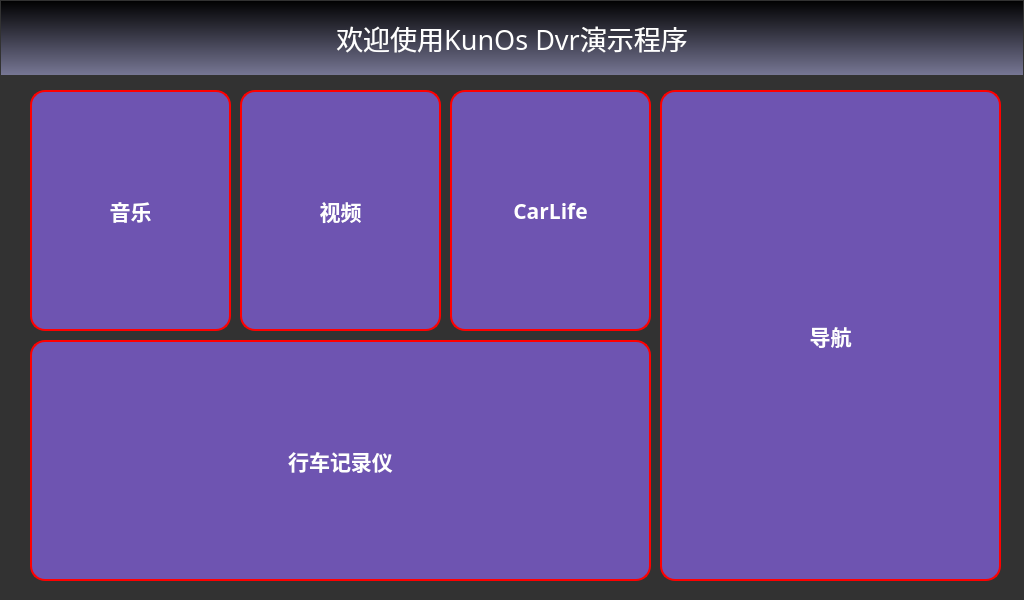
<?xml version="1.0" encoding="UTF-8"?>
<ui version="4.0">
 <class>MainDesk</class>
 <widget class="QWidget" name="MainDesk">
  <property name="geometry">
   <rect>
    <x>0</x>
    <y>0</y>
    <width>1024</width>
    <height>600</height>
   </rect>
  </property>
  <property name="minimumSize">
   <size>
    <width>1024</width>
    <height>600</height>
   </size>
  </property>
  <property name="maximumSize">
   <size>
    <width>1024</width>
    <height>600</height>
   </size>
  </property>
  <property name="windowTitle">
   <string>MainDesk</string>
  </property>
  <property name="styleSheet">
   <string notr="true">QWidget{
    border: 1px solid rgb(50, 50, 50);
    background: rgb(50, 50, 50);
}</string>
  </property>
  <widget class="QLabel" name="titleLabel">
   <property name="geometry">
    <rect>
     <x>0</x>
     <y>0</y>
     <width>1024</width>
     <height>76</height>
    </rect>
   </property>
   <property name="minimumSize">
    <size>
     <width>1024</width>
     <height>76</height>
    </size>
   </property>
   <property name="maximumSize">
    <size>
     <width>1024</width>
     <height>76</height>
    </size>
   </property>
   <property name="font">
    <font>
     <family>微软雅黑</family>
     <pointsize>20</pointsize>
     <kerning>false</kerning>
    </font>
   </property>
   <property name="styleSheet">
    <string notr="true">background-color: rgb(67, 67, 67);
background-color: qlineargradient(spread:pad, x1:0, y1:0, x2:0, y2:1, stop:0 rgba(0, 0, 0, 255), stop:1 rgba(120, 120, 150, 255));</string>
   </property>
   <property name="text">
    <string>&lt;html&gt;&lt;head/&gt;&lt;body&gt;&lt;p&gt;&lt;span style=&quot; color:#ffffff;&quot;&gt;欢迎使用KunOs Dvr演示程序&lt;/span&gt;&lt;/p&gt;&lt;/body&gt;&lt;/html&gt;</string>
   </property>
   <property name="textFormat">
    <enum>Qt::AutoText</enum>
   </property>
   <property name="scaledContents">
    <bool>false</bool>
   </property>
   <property name="alignment">
    <set>Qt::AlignCenter</set>
   </property>
   <property name="margin">
    <number>0</number>
   </property>
  </widget>
  <widget class="QToolButton" name="DvrButton">
   <property name="geometry">
    <rect>
     <x>30</x>
     <y>340</y>
     <width>621</width>
     <height>241</height>
    </rect>
   </property>
   <property name="palette">
    <palette>
     <active>
      <colorrole role="WindowText">
       <brush brushstyle="SolidPattern">
        <color alpha="255">
         <red>255</red>
         <green>255</green>
         <blue>255</blue>
        </color>
       </brush>
      </colorrole>
      <colorrole role="Button">
       <brush brushstyle="SolidPattern">
        <color alpha="255">
         <red>110</red>
         <green>84</green>
         <blue>177</blue>
        </color>
       </brush>
      </colorrole>
      <colorrole role="Text">
       <brush brushstyle="SolidPattern">
        <color alpha="255">
         <red>255</red>
         <green>255</green>
         <blue>255</blue>
        </color>
       </brush>
      </colorrole>
      <colorrole role="ButtonText">
       <brush brushstyle="SolidPattern">
        <color alpha="255">
         <red>255</red>
         <green>255</green>
         <blue>255</blue>
        </color>
       </brush>
      </colorrole>
      <colorrole role="Base">
       <brush brushstyle="SolidPattern">
        <color alpha="255">
         <red>110</red>
         <green>84</green>
         <blue>177</blue>
        </color>
       </brush>
      </colorrole>
      <colorrole role="Window">
       <brush brushstyle="SolidPattern">
        <color alpha="255">
         <red>110</red>
         <green>84</green>
         <blue>177</blue>
        </color>
       </brush>
      </colorrole>
     </active>
     <inactive>
      <colorrole role="WindowText">
       <brush brushstyle="SolidPattern">
        <color alpha="255">
         <red>255</red>
         <green>255</green>
         <blue>255</blue>
        </color>
       </brush>
      </colorrole>
      <colorrole role="Button">
       <brush brushstyle="SolidPattern">
        <color alpha="255">
         <red>110</red>
         <green>84</green>
         <blue>177</blue>
        </color>
       </brush>
      </colorrole>
      <colorrole role="Text">
       <brush brushstyle="SolidPattern">
        <color alpha="255">
         <red>255</red>
         <green>255</green>
         <blue>255</blue>
        </color>
       </brush>
      </colorrole>
      <colorrole role="ButtonText">
       <brush brushstyle="SolidPattern">
        <color alpha="255">
         <red>255</red>
         <green>255</green>
         <blue>255</blue>
        </color>
       </brush>
      </colorrole>
      <colorrole role="Base">
       <brush brushstyle="SolidPattern">
        <color alpha="255">
         <red>110</red>
         <green>84</green>
         <blue>177</blue>
        </color>
       </brush>
      </colorrole>
      <colorrole role="Window">
       <brush brushstyle="SolidPattern">
        <color alpha="255">
         <red>110</red>
         <green>84</green>
         <blue>177</blue>
        </color>
       </brush>
      </colorrole>
     </inactive>
     <disabled>
      <colorrole role="WindowText">
       <brush brushstyle="SolidPattern">
        <color alpha="255">
         <red>255</red>
         <green>255</green>
         <blue>255</blue>
        </color>
       </brush>
      </colorrole>
      <colorrole role="Button">
       <brush brushstyle="SolidPattern">
        <color alpha="255">
         <red>110</red>
         <green>84</green>
         <blue>177</blue>
        </color>
       </brush>
      </colorrole>
      <colorrole role="Text">
       <brush brushstyle="SolidPattern">
        <color alpha="255">
         <red>255</red>
         <green>255</green>
         <blue>255</blue>
        </color>
       </brush>
      </colorrole>
      <colorrole role="ButtonText">
       <brush brushstyle="SolidPattern">
        <color alpha="255">
         <red>255</red>
         <green>255</green>
         <blue>255</blue>
        </color>
       </brush>
      </colorrole>
      <colorrole role="Base">
       <brush brushstyle="SolidPattern">
        <color alpha="255">
         <red>110</red>
         <green>84</green>
         <blue>177</blue>
        </color>
       </brush>
      </colorrole>
      <colorrole role="Window">
       <brush brushstyle="SolidPattern">
        <color alpha="255">
         <red>110</red>
         <green>84</green>
         <blue>177</blue>
        </color>
       </brush>
      </colorrole>
     </disabled>
    </palette>
   </property>
   <property name="font">
    <font>
     <family>微软雅黑</family>
     <pointsize>16</pointsize>
     <weight>75</weight>
     <italic>false</italic>
     <bold>true</bold>
    </font>
   </property>
   <property name="focusPolicy">
    <enum>Qt::NoFocus</enum>
   </property>
   <property name="contextMenuPolicy">
    <enum>Qt::NoContextMenu</enum>
   </property>
   <property name="styleSheet">
    <string notr="true">QToolButton{
color:rgba(255,255,255,255);
background-color:rgb(110, 84, 177);
border:none;
padding-top:55px;
padding-bottom:55px;
border:2px solid red;
border-radius:15px;
}
QToolButton:pressed{
	background-color: rgb(7, 255, 139);
}
QToolButton:hover{
	background-color: rgb(7, 255, 139);
}
QToolButton:released{
	background-color:rgb(110, 84, 177);
}</string>
   </property>
   <property name="text">
    <string>行车记录仪</string>
   </property>
   <property name="icon">
    <iconset>
     <normalon>:/images/cameraIcons/videoCamera_1.png</normalon>
    </iconset>
   </property>
   <property name="iconSize">
    <size>
     <width>90</width>
     <height>90</height>
    </size>
   </property>
   <property name="autoExclusive">
    <bool>false</bool>
   </property>
   <property name="popupMode">
    <enum>QToolButton::InstantPopup</enum>
   </property>
   <property name="toolButtonStyle">
    <enum>Qt::ToolButtonTextUnderIcon</enum>
   </property>
   <property name="autoRaise">
    <bool>false</bool>
   </property>
  </widget>
  <widget class="QToolButton" name="musicButton">
   <property name="geometry">
    <rect>
     <x>30</x>
     <y>90</y>
     <width>201</width>
     <height>241</height>
    </rect>
   </property>
   <property name="palette">
    <palette>
     <active>
      <colorrole role="WindowText">
       <brush brushstyle="SolidPattern">
        <color alpha="255">
         <red>255</red>
         <green>255</green>
         <blue>255</blue>
        </color>
       </brush>
      </colorrole>
      <colorrole role="Button">
       <brush brushstyle="SolidPattern">
        <color alpha="255">
         <red>110</red>
         <green>84</green>
         <blue>177</blue>
        </color>
       </brush>
      </colorrole>
      <colorrole role="Text">
       <brush brushstyle="SolidPattern">
        <color alpha="255">
         <red>255</red>
         <green>255</green>
         <blue>255</blue>
        </color>
       </brush>
      </colorrole>
      <colorrole role="ButtonText">
       <brush brushstyle="SolidPattern">
        <color alpha="255">
         <red>255</red>
         <green>255</green>
         <blue>255</blue>
        </color>
       </brush>
      </colorrole>
      <colorrole role="Base">
       <brush brushstyle="SolidPattern">
        <color alpha="255">
         <red>110</red>
         <green>84</green>
         <blue>177</blue>
        </color>
       </brush>
      </colorrole>
      <colorrole role="Window">
       <brush brushstyle="SolidPattern">
        <color alpha="255">
         <red>110</red>
         <green>84</green>
         <blue>177</blue>
        </color>
       </brush>
      </colorrole>
     </active>
     <inactive>
      <colorrole role="WindowText">
       <brush brushstyle="SolidPattern">
        <color alpha="255">
         <red>255</red>
         <green>255</green>
         <blue>255</blue>
        </color>
       </brush>
      </colorrole>
      <colorrole role="Button">
       <brush brushstyle="SolidPattern">
        <color alpha="255">
         <red>110</red>
         <green>84</green>
         <blue>177</blue>
        </color>
       </brush>
      </colorrole>
      <colorrole role="Text">
       <brush brushstyle="SolidPattern">
        <color alpha="255">
         <red>255</red>
         <green>255</green>
         <blue>255</blue>
        </color>
       </brush>
      </colorrole>
      <colorrole role="ButtonText">
       <brush brushstyle="SolidPattern">
        <color alpha="255">
         <red>255</red>
         <green>255</green>
         <blue>255</blue>
        </color>
       </brush>
      </colorrole>
      <colorrole role="Base">
       <brush brushstyle="SolidPattern">
        <color alpha="255">
         <red>110</red>
         <green>84</green>
         <blue>177</blue>
        </color>
       </brush>
      </colorrole>
      <colorrole role="Window">
       <brush brushstyle="SolidPattern">
        <color alpha="255">
         <red>110</red>
         <green>84</green>
         <blue>177</blue>
        </color>
       </brush>
      </colorrole>
     </inactive>
     <disabled>
      <colorrole role="WindowText">
       <brush brushstyle="SolidPattern">
        <color alpha="255">
         <red>255</red>
         <green>255</green>
         <blue>255</blue>
        </color>
       </brush>
      </colorrole>
      <colorrole role="Button">
       <brush brushstyle="SolidPattern">
        <color alpha="255">
         <red>110</red>
         <green>84</green>
         <blue>177</blue>
        </color>
       </brush>
      </colorrole>
      <colorrole role="Text">
       <brush brushstyle="SolidPattern">
        <color alpha="255">
         <red>255</red>
         <green>255</green>
         <blue>255</blue>
        </color>
       </brush>
      </colorrole>
      <colorrole role="ButtonText">
       <brush brushstyle="SolidPattern">
        <color alpha="255">
         <red>255</red>
         <green>255</green>
         <blue>255</blue>
        </color>
       </brush>
      </colorrole>
      <colorrole role="Base">
       <brush brushstyle="SolidPattern">
        <color alpha="255">
         <red>110</red>
         <green>84</green>
         <blue>177</blue>
        </color>
       </brush>
      </colorrole>
      <colorrole role="Window">
       <brush brushstyle="SolidPattern">
        <color alpha="255">
         <red>110</red>
         <green>84</green>
         <blue>177</blue>
        </color>
       </brush>
      </colorrole>
     </disabled>
    </palette>
   </property>
   <property name="font">
    <font>
     <family>微软雅黑</family>
     <pointsize>16</pointsize>
     <weight>75</weight>
     <italic>false</italic>
     <bold>true</bold>
    </font>
   </property>
   <property name="focusPolicy">
    <enum>Qt::NoFocus</enum>
   </property>
   <property name="contextMenuPolicy">
    <enum>Qt::NoContextMenu</enum>
   </property>
   <property name="styleSheet">
    <string notr="true">QToolButton{
color:rgba(255,255,255,255);
background-color:rgb(110, 84, 177);
border:none;
padding-top:55px;
padding-bottom:55px;
border:2px solid red;
border-radius:15px;
}
QToolButton:pressed{
	background-color: rgb(7, 255, 139);
}
QToolButton:hover{
	background-color: rgb(7, 255, 139);
}
QToolButton:released{
	background-color:rgb(110, 84, 177);
}</string>
   </property>
   <property name="text">
    <string>音乐</string>
   </property>
   <property name="icon">
    <iconset>
     <normalon>:/images/maindeskIcon/music_pressed(1).png</normalon>
     <activeon>:/images/maindeskIcon/music_normal.png</activeon>
     <selectedon>:/images/maindeskIcon/music_normal.png</selectedon>
    </iconset>
   </property>
   <property name="iconSize">
    <size>
     <width>90</width>
     <height>90</height>
    </size>
   </property>
   <property name="autoExclusive">
    <bool>false</bool>
   </property>
   <property name="popupMode">
    <enum>QToolButton::InstantPopup</enum>
   </property>
   <property name="toolButtonStyle">
    <enum>Qt::ToolButtonTextUnderIcon</enum>
   </property>
   <property name="autoRaise">
    <bool>false</bool>
   </property>
  </widget>
  <widget class="QToolButton" name="videoButton">
   <property name="geometry">
    <rect>
     <x>240</x>
     <y>90</y>
     <width>201</width>
     <height>241</height>
    </rect>
   </property>
   <property name="palette">
    <palette>
     <active>
      <colorrole role="WindowText">
       <brush brushstyle="SolidPattern">
        <color alpha="255">
         <red>255</red>
         <green>255</green>
         <blue>255</blue>
        </color>
       </brush>
      </colorrole>
      <colorrole role="Button">
       <brush brushstyle="SolidPattern">
        <color alpha="255">
         <red>110</red>
         <green>84</green>
         <blue>177</blue>
        </color>
       </brush>
      </colorrole>
      <colorrole role="Text">
       <brush brushstyle="SolidPattern">
        <color alpha="255">
         <red>255</red>
         <green>255</green>
         <blue>255</blue>
        </color>
       </brush>
      </colorrole>
      <colorrole role="ButtonText">
       <brush brushstyle="SolidPattern">
        <color alpha="255">
         <red>255</red>
         <green>255</green>
         <blue>255</blue>
        </color>
       </brush>
      </colorrole>
      <colorrole role="Base">
       <brush brushstyle="SolidPattern">
        <color alpha="255">
         <red>110</red>
         <green>84</green>
         <blue>177</blue>
        </color>
       </brush>
      </colorrole>
      <colorrole role="Window">
       <brush brushstyle="SolidPattern">
        <color alpha="255">
         <red>110</red>
         <green>84</green>
         <blue>177</blue>
        </color>
       </brush>
      </colorrole>
     </active>
     <inactive>
      <colorrole role="WindowText">
       <brush brushstyle="SolidPattern">
        <color alpha="255">
         <red>255</red>
         <green>255</green>
         <blue>255</blue>
        </color>
       </brush>
      </colorrole>
      <colorrole role="Button">
       <brush brushstyle="SolidPattern">
        <color alpha="255">
         <red>110</red>
         <green>84</green>
         <blue>177</blue>
        </color>
       </brush>
      </colorrole>
      <colorrole role="Text">
       <brush brushstyle="SolidPattern">
        <color alpha="255">
         <red>255</red>
         <green>255</green>
         <blue>255</blue>
        </color>
       </brush>
      </colorrole>
      <colorrole role="ButtonText">
       <brush brushstyle="SolidPattern">
        <color alpha="255">
         <red>255</red>
         <green>255</green>
         <blue>255</blue>
        </color>
       </brush>
      </colorrole>
      <colorrole role="Base">
       <brush brushstyle="SolidPattern">
        <color alpha="255">
         <red>110</red>
         <green>84</green>
         <blue>177</blue>
        </color>
       </brush>
      </colorrole>
      <colorrole role="Window">
       <brush brushstyle="SolidPattern">
        <color alpha="255">
         <red>110</red>
         <green>84</green>
         <blue>177</blue>
        </color>
       </brush>
      </colorrole>
     </inactive>
     <disabled>
      <colorrole role="WindowText">
       <brush brushstyle="SolidPattern">
        <color alpha="255">
         <red>255</red>
         <green>255</green>
         <blue>255</blue>
        </color>
       </brush>
      </colorrole>
      <colorrole role="Button">
       <brush brushstyle="SolidPattern">
        <color alpha="255">
         <red>110</red>
         <green>84</green>
         <blue>177</blue>
        </color>
       </brush>
      </colorrole>
      <colorrole role="Text">
       <brush brushstyle="SolidPattern">
        <color alpha="255">
         <red>255</red>
         <green>255</green>
         <blue>255</blue>
        </color>
       </brush>
      </colorrole>
      <colorrole role="ButtonText">
       <brush brushstyle="SolidPattern">
        <color alpha="255">
         <red>255</red>
         <green>255</green>
         <blue>255</blue>
        </color>
       </brush>
      </colorrole>
      <colorrole role="Base">
       <brush brushstyle="SolidPattern">
        <color alpha="255">
         <red>110</red>
         <green>84</green>
         <blue>177</blue>
        </color>
       </brush>
      </colorrole>
      <colorrole role="Window">
       <brush brushstyle="SolidPattern">
        <color alpha="255">
         <red>110</red>
         <green>84</green>
         <blue>177</blue>
        </color>
       </brush>
      </colorrole>
     </disabled>
    </palette>
   </property>
   <property name="font">
    <font>
     <family>微软雅黑</family>
     <pointsize>16</pointsize>
     <weight>75</weight>
     <italic>false</italic>
     <bold>true</bold>
    </font>
   </property>
   <property name="focusPolicy">
    <enum>Qt::NoFocus</enum>
   </property>
   <property name="contextMenuPolicy">
    <enum>Qt::NoContextMenu</enum>
   </property>
   <property name="styleSheet">
    <string notr="true">QToolButton{
color:rgba(255,255,255,255);
background-color:rgb(110, 84, 177);
border:none;
padding-top:55px;
padding-bottom:55px;
border:2px solid red;
border-radius:15px;
}
QToolButton:pressed{
	background-color: rgb(7, 255, 139);
}
QToolButton:hover{
	background-color: rgb(7, 255, 139);
}
QToolButton:released{
	background-color:rgb(110, 84, 177);
}</string>
   </property>
   <property name="text">
    <string>视频</string>
   </property>
   <property name="icon">
    <iconset>
     <normalon>:/images/maindeskIcon/Film_normal.png</normalon>
     <activeon>:/images/maindeskIcon/Film_pressed.png</activeon>
     <selectedon>:/images/maindeskIcon/Film_pressed.png</selectedon>
    </iconset>
   </property>
   <property name="iconSize">
    <size>
     <width>90</width>
     <height>90</height>
    </size>
   </property>
   <property name="autoExclusive">
    <bool>false</bool>
   </property>
   <property name="popupMode">
    <enum>QToolButton::InstantPopup</enum>
   </property>
   <property name="toolButtonStyle">
    <enum>Qt::ToolButtonTextUnderIcon</enum>
   </property>
   <property name="autoRaise">
    <bool>false</bool>
   </property>
  </widget>
  <widget class="QToolButton" name="carLifeButton">
   <property name="geometry">
    <rect>
     <x>450</x>
     <y>90</y>
     <width>201</width>
     <height>241</height>
    </rect>
   </property>
   <property name="palette">
    <palette>
     <active>
      <colorrole role="WindowText">
       <brush brushstyle="SolidPattern">
        <color alpha="255">
         <red>255</red>
         <green>255</green>
         <blue>255</blue>
        </color>
       </brush>
      </colorrole>
      <colorrole role="Button">
       <brush brushstyle="SolidPattern">
        <color alpha="255">
         <red>110</red>
         <green>84</green>
         <blue>177</blue>
        </color>
       </brush>
      </colorrole>
      <colorrole role="Text">
       <brush brushstyle="SolidPattern">
        <color alpha="255">
         <red>255</red>
         <green>255</green>
         <blue>255</blue>
        </color>
       </brush>
      </colorrole>
      <colorrole role="ButtonText">
       <brush brushstyle="SolidPattern">
        <color alpha="255">
         <red>255</red>
         <green>255</green>
         <blue>255</blue>
        </color>
       </brush>
      </colorrole>
      <colorrole role="Base">
       <brush brushstyle="SolidPattern">
        <color alpha="255">
         <red>110</red>
         <green>84</green>
         <blue>177</blue>
        </color>
       </brush>
      </colorrole>
      <colorrole role="Window">
       <brush brushstyle="SolidPattern">
        <color alpha="255">
         <red>110</red>
         <green>84</green>
         <blue>177</blue>
        </color>
       </brush>
      </colorrole>
     </active>
     <inactive>
      <colorrole role="WindowText">
       <brush brushstyle="SolidPattern">
        <color alpha="255">
         <red>255</red>
         <green>255</green>
         <blue>255</blue>
        </color>
       </brush>
      </colorrole>
      <colorrole role="Button">
       <brush brushstyle="SolidPattern">
        <color alpha="255">
         <red>110</red>
         <green>84</green>
         <blue>177</blue>
        </color>
       </brush>
      </colorrole>
      <colorrole role="Text">
       <brush brushstyle="SolidPattern">
        <color alpha="255">
         <red>255</red>
         <green>255</green>
         <blue>255</blue>
        </color>
       </brush>
      </colorrole>
      <colorrole role="ButtonText">
       <brush brushstyle="SolidPattern">
        <color alpha="255">
         <red>255</red>
         <green>255</green>
         <blue>255</blue>
        </color>
       </brush>
      </colorrole>
      <colorrole role="Base">
       <brush brushstyle="SolidPattern">
        <color alpha="255">
         <red>110</red>
         <green>84</green>
         <blue>177</blue>
        </color>
       </brush>
      </colorrole>
      <colorrole role="Window">
       <brush brushstyle="SolidPattern">
        <color alpha="255">
         <red>110</red>
         <green>84</green>
         <blue>177</blue>
        </color>
       </brush>
      </colorrole>
     </inactive>
     <disabled>
      <colorrole role="WindowText">
       <brush brushstyle="SolidPattern">
        <color alpha="255">
         <red>255</red>
         <green>255</green>
         <blue>255</blue>
        </color>
       </brush>
      </colorrole>
      <colorrole role="Button">
       <brush brushstyle="SolidPattern">
        <color alpha="255">
         <red>110</red>
         <green>84</green>
         <blue>177</blue>
        </color>
       </brush>
      </colorrole>
      <colorrole role="Text">
       <brush brushstyle="SolidPattern">
        <color alpha="255">
         <red>255</red>
         <green>255</green>
         <blue>255</blue>
        </color>
       </brush>
      </colorrole>
      <colorrole role="ButtonText">
       <brush brushstyle="SolidPattern">
        <color alpha="255">
         <red>255</red>
         <green>255</green>
         <blue>255</blue>
        </color>
       </brush>
      </colorrole>
      <colorrole role="Base">
       <brush brushstyle="SolidPattern">
        <color alpha="255">
         <red>110</red>
         <green>84</green>
         <blue>177</blue>
        </color>
       </brush>
      </colorrole>
      <colorrole role="Window">
       <brush brushstyle="SolidPattern">
        <color alpha="255">
         <red>110</red>
         <green>84</green>
         <blue>177</blue>
        </color>
       </brush>
      </colorrole>
     </disabled>
    </palette>
   </property>
   <property name="font">
    <font>
     <family>微软雅黑</family>
     <pointsize>16</pointsize>
     <weight>75</weight>
     <italic>false</italic>
     <bold>true</bold>
    </font>
   </property>
   <property name="focusPolicy">
    <enum>Qt::NoFocus</enum>
   </property>
   <property name="contextMenuPolicy">
    <enum>Qt::NoContextMenu</enum>
   </property>
   <property name="styleSheet">
    <string notr="true">QToolButton{
color:rgba(255,255,255,255);
background-color:rgb(110, 84, 177);
border:none;
padding-top:55px;
padding-bottom:55px;
border:2px solid red;
border-radius:15px;
}
QToolButton:pressed{
	background-color: rgb(7, 255, 139);
}
QToolButton:hover{
	background-color: rgb(7, 255, 139);
}
QToolButton:released{
	background-color:rgb(110, 84, 177);
}</string>
   </property>
   <property name="text">
    <string>CarLife</string>
   </property>
   <property name="icon">
    <iconset>
     <normalon>:/images/maindeskIcon/Phone_normal(1).png</normalon>
     <activeon>:/images/maindeskIcon/Phone_pressed(1).png</activeon>
     <selectedon>:/images/maindeskIcon/Phone_pressed(1).png</selectedon>
    </iconset>
   </property>
   <property name="iconSize">
    <size>
     <width>90</width>
     <height>90</height>
    </size>
   </property>
   <property name="autoExclusive">
    <bool>false</bool>
   </property>
   <property name="popupMode">
    <enum>QToolButton::InstantPopup</enum>
   </property>
   <property name="toolButtonStyle">
    <enum>Qt::ToolButtonTextUnderIcon</enum>
   </property>
   <property name="autoRaise">
    <bool>false</bool>
   </property>
  </widget>
  <widget class="QToolButton" name="guidanceButton">
   <property name="geometry">
    <rect>
     <x>660</x>
     <y>90</y>
     <width>341</width>
     <height>491</height>
    </rect>
   </property>
   <property name="palette">
    <palette>
     <active>
      <colorrole role="WindowText">
       <brush brushstyle="SolidPattern">
        <color alpha="255">
         <red>255</red>
         <green>255</green>
         <blue>255</blue>
        </color>
       </brush>
      </colorrole>
      <colorrole role="Button">
       <brush brushstyle="SolidPattern">
        <color alpha="255">
         <red>110</red>
         <green>84</green>
         <blue>177</blue>
        </color>
       </brush>
      </colorrole>
      <colorrole role="Text">
       <brush brushstyle="SolidPattern">
        <color alpha="255">
         <red>255</red>
         <green>255</green>
         <blue>255</blue>
        </color>
       </brush>
      </colorrole>
      <colorrole role="ButtonText">
       <brush brushstyle="SolidPattern">
        <color alpha="255">
         <red>255</red>
         <green>255</green>
         <blue>255</blue>
        </color>
       </brush>
      </colorrole>
      <colorrole role="Base">
       <brush brushstyle="SolidPattern">
        <color alpha="255">
         <red>110</red>
         <green>84</green>
         <blue>177</blue>
        </color>
       </brush>
      </colorrole>
      <colorrole role="Window">
       <brush brushstyle="SolidPattern">
        <color alpha="255">
         <red>110</red>
         <green>84</green>
         <blue>177</blue>
        </color>
       </brush>
      </colorrole>
     </active>
     <inactive>
      <colorrole role="WindowText">
       <brush brushstyle="SolidPattern">
        <color alpha="255">
         <red>255</red>
         <green>255</green>
         <blue>255</blue>
        </color>
       </brush>
      </colorrole>
      <colorrole role="Button">
       <brush brushstyle="SolidPattern">
        <color alpha="255">
         <red>110</red>
         <green>84</green>
         <blue>177</blue>
        </color>
       </brush>
      </colorrole>
      <colorrole role="Text">
       <brush brushstyle="SolidPattern">
        <color alpha="255">
         <red>255</red>
         <green>255</green>
         <blue>255</blue>
        </color>
       </brush>
      </colorrole>
      <colorrole role="ButtonText">
       <brush brushstyle="SolidPattern">
        <color alpha="255">
         <red>255</red>
         <green>255</green>
         <blue>255</blue>
        </color>
       </brush>
      </colorrole>
      <colorrole role="Base">
       <brush brushstyle="SolidPattern">
        <color alpha="255">
         <red>110</red>
         <green>84</green>
         <blue>177</blue>
        </color>
       </brush>
      </colorrole>
      <colorrole role="Window">
       <brush brushstyle="SolidPattern">
        <color alpha="255">
         <red>110</red>
         <green>84</green>
         <blue>177</blue>
        </color>
       </brush>
      </colorrole>
     </inactive>
     <disabled>
      <colorrole role="WindowText">
       <brush brushstyle="SolidPattern">
        <color alpha="255">
         <red>255</red>
         <green>255</green>
         <blue>255</blue>
        </color>
       </brush>
      </colorrole>
      <colorrole role="Button">
       <brush brushstyle="SolidPattern">
        <color alpha="255">
         <red>110</red>
         <green>84</green>
         <blue>177</blue>
        </color>
       </brush>
      </colorrole>
      <colorrole role="Text">
       <brush brushstyle="SolidPattern">
        <color alpha="255">
         <red>255</red>
         <green>255</green>
         <blue>255</blue>
        </color>
       </brush>
      </colorrole>
      <colorrole role="ButtonText">
       <brush brushstyle="SolidPattern">
        <color alpha="255">
         <red>255</red>
         <green>255</green>
         <blue>255</blue>
        </color>
       </brush>
      </colorrole>
      <colorrole role="Base">
       <brush brushstyle="SolidPattern">
        <color alpha="255">
         <red>110</red>
         <green>84</green>
         <blue>177</blue>
        </color>
       </brush>
      </colorrole>
      <colorrole role="Window">
       <brush brushstyle="SolidPattern">
        <color alpha="255">
         <red>110</red>
         <green>84</green>
         <blue>177</blue>
        </color>
       </brush>
      </colorrole>
     </disabled>
    </palette>
   </property>
   <property name="font">
    <font>
     <family>微软雅黑</family>
     <pointsize>16</pointsize>
     <weight>75</weight>
     <italic>false</italic>
     <bold>true</bold>
    </font>
   </property>
   <property name="focusPolicy">
    <enum>Qt::NoFocus</enum>
   </property>
   <property name="contextMenuPolicy">
    <enum>Qt::NoContextMenu</enum>
   </property>
   <property name="styleSheet">
    <string notr="true">QToolButton{
color:rgba(255,255,255,255);
background-color:rgb(110, 84, 177);
border:none;
padding-top:180px;
padding-bottom:180px;
border:2px solid red;
border-radius:15px;
}
QToolButton:pressed{
	background-color: rgb(7, 255, 139);
}
QToolButton:hover{
	background-color: rgb(7, 255, 139);
}
QToolButton:released{
	background-color:rgb(110, 84, 177);
}</string>
   </property>
   <property name="text">
    <string>导航</string>
   </property>
   <property name="icon">
    <iconset>
     <normalon>:/images/maindeskIcon/compass.png</normalon>
    </iconset>
   </property>
   <property name="iconSize">
    <size>
     <width>90</width>
     <height>90</height>
    </size>
   </property>
   <property name="autoExclusive">
    <bool>false</bool>
   </property>
   <property name="popupMode">
    <enum>QToolButton::InstantPopup</enum>
   </property>
   <property name="toolButtonStyle">
    <enum>Qt::ToolButtonTextUnderIcon</enum>
   </property>
   <property name="autoRaise">
    <bool>false</bool>
   </property>
  </widget>
 </widget>
 <layoutdefault spacing="6" margin="11"/>
 <resources/>
 <connections/>
</ui>
